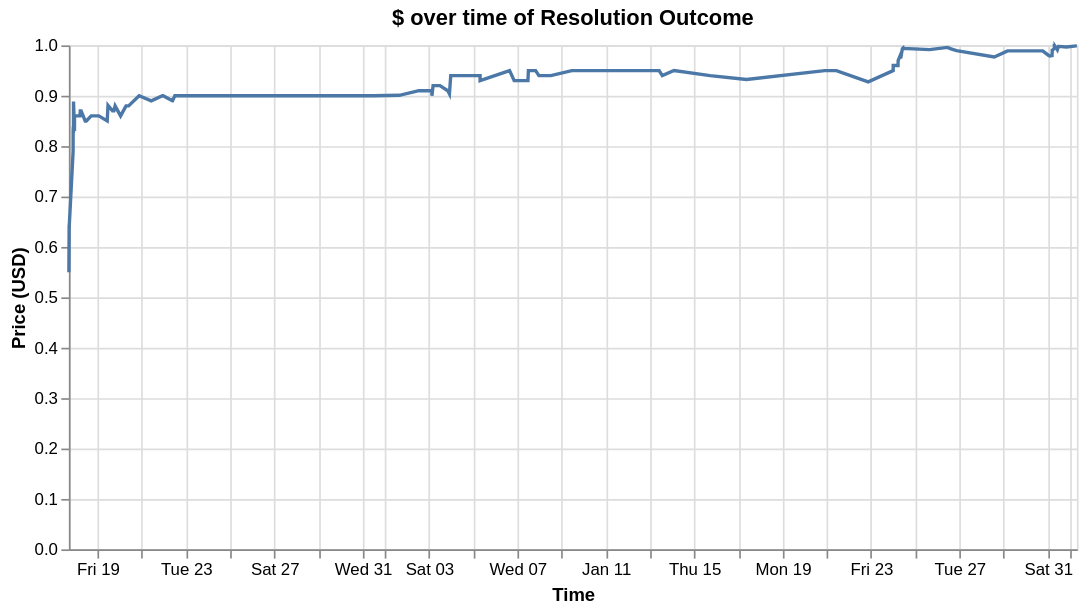

Notebook code cell kept with this figure:
### Markdown cell above
## Plotting Price / Time

### Code cell
df = market_test.copy()

# convert price to be measured only for winning outcome (index = 0)
df["price_outcome"] = df["price"]
df.loc[df["outcomeIndex"] == 0, "price_outcome"] = (1 - df.loc[df["outcomeIndex"] == 0, "price"])

# parse time + clean
df = df.sort_values("timestamp")
df["timestamp"] = pd.to_datetime(df["timestamp"], unit="s", errors="coerce")
df = df.dropna(subset=["timestamp", "price_outcome"]).sort_values("timestamp")

# plot graph
market_graph = alt.Chart(df).mark_line().encode(
    alt.X("timestamp:T").title("Time"),
    alt.Y("price_outcome:Q").title("Price (USD)")
).properties(width = 600, height = 300, title="$ over time of Resolution Outcome")

market_graph

### Figure 1 — Vega-Lite specification as saved in the notebook (floating-point values rounded to 4 significant figures; data arrays with more than 128 entries replaced by an {"elided": "..."} marker saying what was removed)
{"config": {"view": {"continuousWidth": 300, "continuousHeight": 300}}, "data": {"name": "data-41d1bc41f18f12b6ef6a35a5a14a92d3"}, "mark": {"type": "line"}, "encoding": {"x": {"field": "timestamp", "title": "Time", "type": "temporal"}, "y": {"field": "price_outcome", "title": "Price (USD)", "type": "quantitative"}}, "height": 300, "title": "$ over time of Resolution Outcome", "width": 600, "$schema": "https://vega.github.io/schema/vega-lite/v5.20.1.json", "datasets": {"data-41d1bc41f18f12b6ef6a35a5a14a92d3": {"elided": "150 records"}}}
